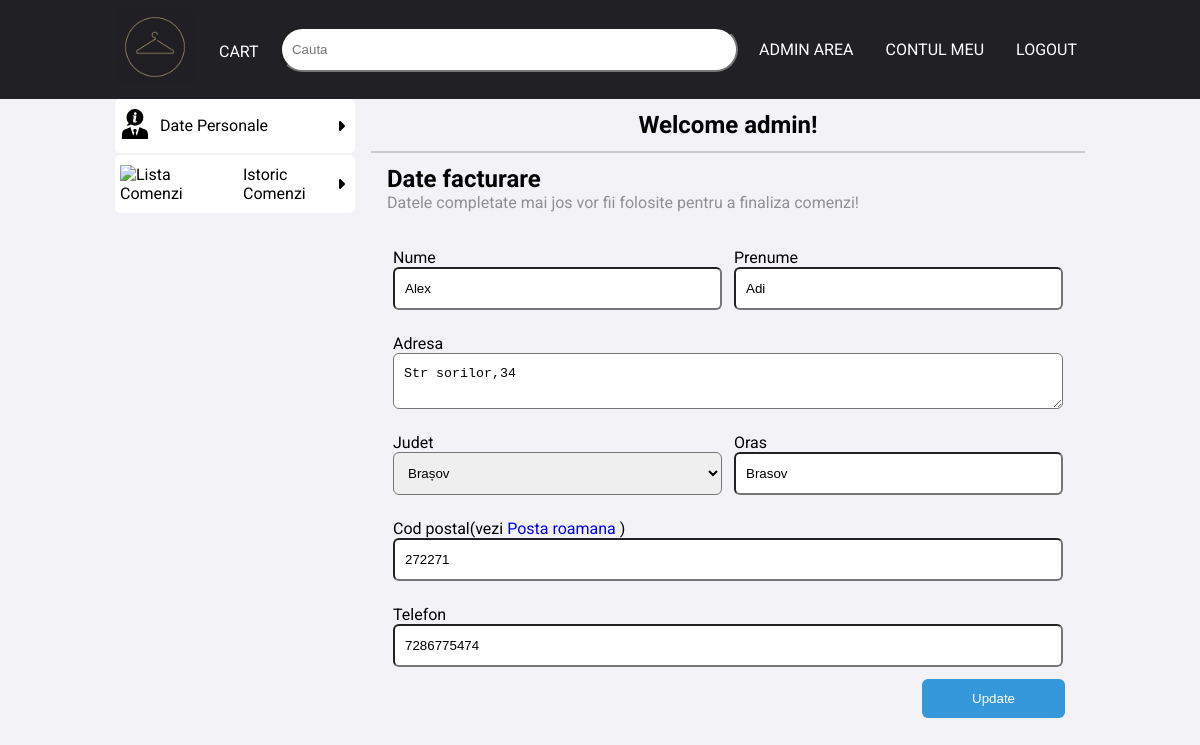
The page /account.php (signed in) on the database its author committed.
### tables this page shows
CREATE TABLE IF NOT EXISTS `utilizatori` (
  `ID` int NOT NULL AUTO_INCREMENT,
  `username` varchar(32) NOT NULL,
  `password` varchar(64) NOT NULL,
  `email` varchar(100) NOT NULL,
  `nume` varchar(32) NOT NULL,
  `prenume` varchar(32) NOT NULL,
  `telefon` varchar(10) NOT NULL,
  `adresa` varchar(255) NOT NULL,
  `cod_judet` int NOT NULL,
  `Oras` varchar(32) NOT NULL,
  `zipcode` varchar(16) NOT NULL,
  `tip` enum('0','1') NOT NULL COMMENT 'user(0),admin(1)',
  PRIMARY KEY (`ID`),
  KEY `cod_judet` (`cod_judet`)
);

CREATE TABLE IF NOT EXISTS `judete` (
  `ID` int NOT NULL AUTO_INCREMENT,
  `denumire` varchar(16) NOT NULL,
  PRIMARY KEY (`ID`)
);

### account.php (the view, shortened to what this page needs)
<?php
include("includes/connect.php");
if (isset($_SESSION['user_logged_in'])) {
  $user_id = $_SESSION['user_id'];
}
$user_data_query = mysqli_query($con, "SELECT * FROM utilizatori WHERE ID=$user_id");
$user_data = mysqli_fetch_assoc($user_data_query);
?>
<!DOCTYPE html>
<html lang="en">
<head>
  <link rel="stylesheet" href="css/style.css">
</head>
<body>
  <?php include("includes/header.php") ?>
  <section class="margin-top">
    <div class="container flex-content">
      <div class="account-menu">
        <ul>
          <li>
            <a href="account.php" class="user-menu-cards">
              <span class="icon">
                <img src="poze/businessman-svgrepo-com.svg" alt="Setari cont" height="30px" width="30px">
              </span>
              <span class="title">
                Date personale
              </span>
              <i class="fa-solid fa-caret-right"></i>
            </a>
          </li>
          <li><a href="orders.php" class="user-menu-cards">
              <span class="icon">
                <img src="poze/clipboard-list-svgrepo-com.svg" alt="Lista comenzi" height="30px" width="30px">
              </span>
              <span class="title">
                Istoric comenzi
              </span>
              <i class="fa-solid fa-caret-right"></i>
            </a>
          </li>
        </ul>
      </div>
      <div class="account-detail">
        <h1>Welcome <?= $user_data['username'] ?>!</h1>
        <div class="large-columns">
          <div class="fact-info">
            <h2>Date facturare</h2>
            <p>Datele completate mai jos vor fii folosite pentru a finaliza comenzi! </p>
          </div>
          <form action="" method="post">
            <div class="form-row">
              <div class="form-col half">
                <label for="nume">Nume</label>
                <input type="text" value="<?= $user_data['nume'] ?>" name="nume" id="nume">
              </div>
              <div class="form-col half">
                <label for="prenume">Prenume</label>
                <input type="text" value="<?= $user_data['prenume'] ?>" name="prenume" id="prenume">
              </div>
            </div>
            <div class="form-row">
              <div class="form-col">
                <label for="adresa">Adresa</label>
                <textarea name="adresa" id="adresa"><?= $user_data['adresa'] ?></textarea>
              </div>
            </div>
            <div class="form-row">
              <div class="form-col half">
                <label for="judet">Judet</label>
                <select name="judet" id="judet">
                  <?php
                  $cod_judet = $user_data['cod_judet'];
                  $jud_q = mysqli_query($con, "SELECT * FROM judete");
                  while ($row_j = mysqli_fetch_assoc($jud_q)) {
                  ?>
                    <option value="<?= $row_j['ID'] ?>" <?php echo ($cod_judet == $row_j['ID']) ? "selected" : "" ?>><?= $row_j['denumire'] ?></option>
                  <?php
                  }
                  ?>
                </select>
              </div>
              <div class="form-col half">
                <label for="oras">Oras</label>
                <input type="text" value="<?= $user_data['Oras'] ?>" name="oras" id="oras">
              </div>
            </div>
            <div class="form-row">
              <div class="form-col">
                <label for="zipcode">Cod postal(vezi <a href="https://www.posta-romana.ro/cauta-cod-postal.html" target="_blank" rel="noopener noreferrer">Posta roamana</a> )</label>
                <input type="text" value="<?= $user_data['zipcode'] ?>" name="zipcode" id="zipcode">
              </div>
            </div>
            <div class="form-row">
              <div class="form-col">
                <label for="telefon">Telefon</label>
                <input type="text" value="<?= $user_data['telefon'] ?>" name="telefon" id="telefon">
              </div>
            </div>
            <input type="submit" name="submit" value="Update" class="submit-button">
          </form>
        </div>
      </div>
    </div>
  </section>
</body>
</html>

### css/style.css (style rules this page uses)
*, *::before, *::after { box-sizing: border-box; margin: 0; padding: 0; text-decoration: none; list-style-type: none; }
:root { --slider-padding: 2.15rem; --img-gap: 0.25rem; }
html { height: 100%; }
body { font-family: "Roboto", sans-serif; height: 100%; display: flex; flex-direction: column; background-color: #f2f2f7; }
img { max-width: 100%; }
.container { padding: 0 10px; margin: 0 auto; }
.margin-top { margin-top: 85px; }
.account-detail h1 { margin: 12px 0; text-align: center; }
.account-menu { align-items: center; }
.fact-info { padding: 12px 16px; }
.fact-info > p { color: #00000067; }
.large-columns { border-top: 2px solid #ccc; }
.account-menu ul { width: 100%; }
.account-menu ul li:not(:last-child) { border-bottom: 2px #f2f2f7 solid; }
.user-menu-cards { display: flex; align-items: center; justify-content: flex-start; text-decoration: none; text-transform: capitalize; color: #000; background-color: #ffffff; position: relative; gap: 10px; border-radius: 5px; padding: 10px 5px; }
.user-menu-cards i { position: absolute; right: 10px; }
.account-detail form { padding: 12px 16px; position: relative; }
.account-detail form input, .account-detail form textarea, .account-detail form select { border-radius: 6px; padding: 12px 10px; }
form .form-row .form-col { display: flex; flex-direction: column; padding: 12px 6px; width: 100%; }
.half { width: 50%; }
.account-detail form .submit-button { position: absolute; background-color: #3498db; right: 20px; color: #fff; border: none; padding: 12px 50px; }
@media screen and (min-width: 768px) { #main, .margin-top { margin-top: 0; } }
@media screen and (min-width: 768px) { .container { width: 740px; } }
@media screen and (min-width: 768px) { .flex-content { display: flex; gap: 1rem; } }
@media screen and (min-width: 768px) { .account-menu { flex: 0 1 240px; } }
@media screen and (min-width: 992px) { .container { width: 990px; } }
@media screen and (min-width: 992px) { .account-detail { flex: 1 1 auto; } }
@media screen and (min-width: 992px) { .form-row { display: flex; } }

### rows shown on the page
utilizatori: username "admin", nume "Alex", prenume "Adi", adresa "Str sorilor,34", judet "Brașov", oras "Brasov", zipcode "272271", telefon "7286775474"
